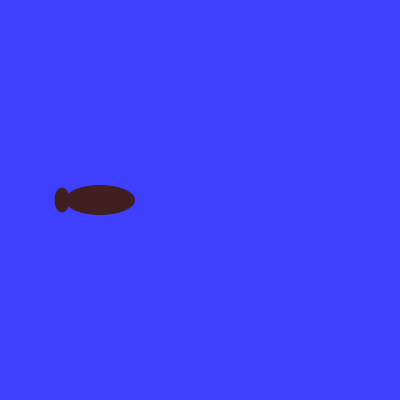
Frame 1 (no input)
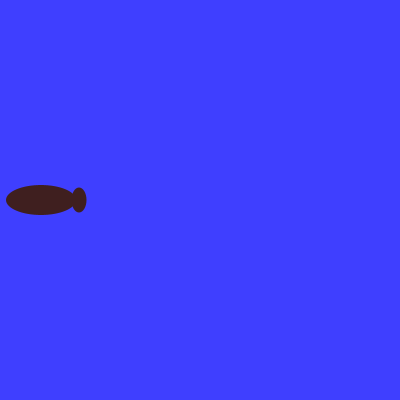
Frame 60 (the mouse pressed at the canvas centre just before this capture)
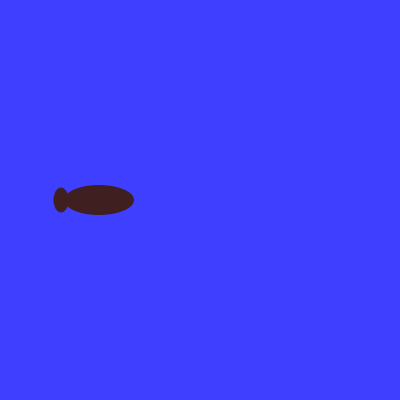
Frame 120 (the mouse held since frame 60 and released just before this capture)

The Processing sketch that drew these frames (run headless with seeded random() and noise(); from frame 60 on, the mouse is pressed at the canvas centre):

// Processing sketch: fishTurning
// ── fishTurning.pde
// 定数
final int[] fishToLeft  = new int[] {    // 魚の形状 (左向き)
  0, 0, 70, 30, // 胴体の相対位置(x,y)・横幅・縦幅
  38, 0, 15, 25                          // 尾びれの相対位置(x,y)・横幅・縦幅
};
final int[] fishToRight = new int[] {    // 魚の形状 (右向き)
  0, 0, 70, 30, 
  -38, 0, 15, 25
};
final int bodyX = 0;
final int bodyY = 1;
final int bodyLength = 2;
final int bodyWidth =3;
final int finX = 4;
final int finY = 5;
final int finLength = 6;
final int finWidth = 7;

// 変数
int x;                             // 魚の中心の x座標
int y;                             // 魚の中心の y座標
int vx;                            // 魚の進む速さ
int[] fish;                        // 現在の魚の形状

void setup() {
  size(400, 400);             // ウィンドウのサイズ
  noStroke();                 // 輪郭線を無効に
  background(63, 63, 255);    // 背景色
  fill(63, 31, 31);           // 塗る色

  // 変数の初期値
  x = 100;
  y = 200;
  vx = 1;
  fish = fishToRight;         // 変数 fish は 変数 fishToRight と同じ配列を参照
}

void draw() {
  background(63, 63, 255);
  ellipse(x +fish[bodyX], y+fish[bodyY], fish[bodyLength], fish[bodyWidth]);
  ellipse(x + fish[finX], y + fish[finY], fish[finLength], fish[finWidth]);
  if (x + fish[bodyX] < mouseX) {
    fish = fishToRight;
    x = x + vx;
  } else if (x + bodyX > mouseX) {
    fish = fishToLeft;
    x = x - vx;
  }

  // ここを考える
}
